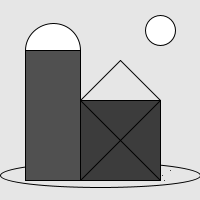
Frame 1 (no input)
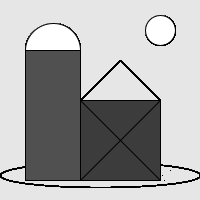
Frame 60 (the mouse pressed at the canvas centre just before this capture)
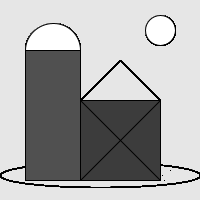
Frame 120 (the mouse held since frame 60 and released just before this capture)

The Processing sketch that drew these frames (run headless with seeded random() and noise(); from frame 60 on, the mouse is pressed at the canvas centre):

// Processing sketch: f17magd150lab01_McLaughlin
// ── f17magd150lab01_McLaughlin.pde
void setup(){
  background(230);
  size(200, 200);
}
void draw(){
  point(162, 175);
  point(164, 180);
  point(170, 170);
  fill(255);
  ellipse(160, 30, 30, 30);
  fill(275);
  ellipse(100, 175, 200, 25);
  fill(255);
  ellipse(53, 50, 55, 54);
  fill(80);
  rect(25, 50, 55, 130);
  fill(60);
  rect(80, 100, 80, 80);
  fill(2);
  line(80, 100, 120, 60);
  line(160, 100, 120, 60);  
  line(80, 100, 160, 180);
  line(160, 100, 80, 180);
}
